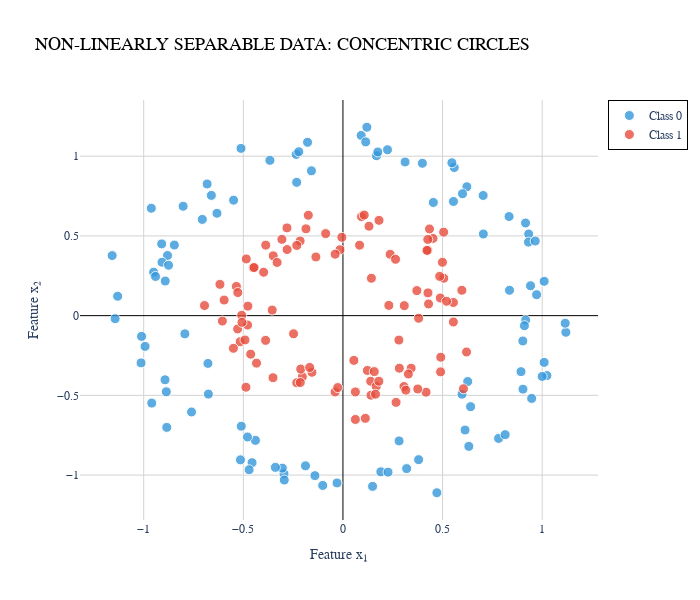

Notebook code for this chart:
### Markdown cell above
# <img src="https://github.com/CLDiego/uom_fse_dl_workshop/raw/main/figs/icons/write.svg" width="30"/> 2. The Non-Linear Wall: When Lines Don't Work
***

## The Fundamental Limitation of Linear Models

Linear models (including single neurons) can only create **linear decision boundaries**—straight lines in 2D, planes in 3D, hyperplanes in higher dimensions. But what happens when the data isn't linearly separable?

### Real-World Non-Linear Systems

Many physical and biological systems exhibit non-linear behavior:
- **Phase transitions**: Solid/liquid/gas states don't follow linear boundaries
- **Chemical kinetics**: Reaction rates often follow non-linear curves (Michaelis-Menten, Hill equations)
- **Bifurcations**: Small parameter changes can cause dramatic system transitions
- **Classification problems**: Cancer vs. healthy cells may cluster in non-linear patterns

## 2.1 The Circles Dataset: A Non-Linear Challenge
***

Let's create a dataset where one class forms a circle inside another class's ring. No straight line can separate these classes.

<img src="https://github.com/CLDiego/uom_fse_dl_workshop/raw/main/figs/icons/code.svg" width="20"/> **Exercise 5**: Generate concentric circles and attempt linear classification.

### Code cell
# Generate concentric circles dataset
np.random.seed(42)
X_circles, y_circles = make_circles(
    n_samples=200,
    noise=0.1,
    factor=0.5,  # Spacing between circles
    random_state=42
)

# Convert to PyTorch tensors
X_circles_tensor = torch.FloatTensor(X_circles)
y_circles_tensor = torch.FloatTensor(y_circles).unsqueeze(1)

print("=" * 60)
print("Circles Dataset Generated")
print("=" * 60)
print(f"Shape: {X_circles.shape} (samples × features)")
print(f"Class distribution: {np.bincount(y_circles)}")
print(f"Inner circle (Class 0): {np.sum(y_circles == 0)} samples")
print(f"Outer ring (Class 1): {np.sum(y_circles == 1)} samples")
print("=" * 60)

# Visualize the circles
plot_2d_classification(
    X_circles, y_circles,
    title="Non-Linearly Separable Data: Concentric Circles".upper(),
    show_boundary=False
)

### Figure 1 — Plotly figure (JSON) as saved in the notebook; plotly's stock layout.template omitted (floating-point values rounded to 4 significant figures)
{"data": [{"hovertemplate": "<b>Class 0</b><br>x₁=%{x:.2f}<br>x₂=%{y:.2f}<extra></extra>", "marker": {"color": "#3498db", "line": {"color": "white", "width": 1}, "opacity": 0.8, "size": 10}, "mode": "markers", "name": "Class 0", "type": "scatter", "x": [0.8936, 0.6218, -0.2323, -0.4562, -0.9501, -0.4709, 0.1486, -0.7934, 0.2818, -0.2958, 0.5585, 1.01, -0.5143, -0.8841, 0.6128, -0.4393, 0.9322, 0.5467, -0.6776, -0.1406, -0.02981, 0.3197, -0.7059, 0.1685, -0.1582, 0.3986, 0.7812, 0.8358, -0.3042, 0.9028, 1.024, 1.119, -0.3666, 0.8338, -0.6322, -0.9097, 0.9036, -1.131, -0.8463, 0.09152, 0.9719, 0.19, -1.158, 0.6317, -0.5489, -0.6753, 0.2236, -0.6605, 0.7036, 0.931, -0.1777, 0.9415, -0.2345, 0.6, -0.7599, 1.115, -0.3392, -0.5103, -0.8805, -0.2217, -0.8021, 0.12, 0.1142, 0.4714, -0.9618, -0.9081, 0.9998, -0.8753, 1.01, -0.9932, -0.892, 0.2262, -0.5116, 0.9163, 0.947, 0.3797, 0.5974, 0.9649, 0.7046, -0.893, 0.4536, -0.188, -0.479, -1.013, -1.143, -0.8865, -0.9407, 0.8141, 0.175, -0.9596, -0.6817, 0.917, -1.011, 0.9106, 0.6405, -0.1016, 0.3118, -0.2945, 0.5546, 0.626], "y": [-0.3512, 0.8083, 0.8361, -0.9221, 0.2725, -0.9666, -1.071, -0.1142, -0.7858, -0.9915, 0.9291, -0.2933, -0.9045, -0.7008, -0.7175, -0.7823, 0.5119, 0.9586, -0.2996, -1.003, -1.049, -0.9593, 0.6037, 1.003, 0.9082, 0.9555, -0.7698, 0.1589, -0.9564, -0.1588, -0.3758, -0.1045, 0.974, 0.6217, 0.6421, 0.45, -0.4611, 0.1216, 0.4426, 1.13, 0.1314, -0.9795, 0.3767, -0.8199, 0.7241, -0.4922, 1.04, 0.7542, 0.7536, 0.4612, 1.087, 0.1874, 1.011, 0.7648, -0.6042, -0.04774, -0.9515, -0.6934, 0.377, 1.028, 0.6861, 1.182, 1.09, -1.111, 0.6737, 0.335, -0.3814, 0.316, 0.2153, -0.1929, 0.2169, -0.9814, 1.049, 0.5809, -0.5192, -0.9032, -0.493, 0.468, 0.5119, -0.4024, 0.7098, -0.942, -0.7609, -0.2963, -0.01915, -0.4775, 0.2458, -0.7466, 1.027, -0.5486, 0.8258, -0.02766, -0.1301, -0.06312, -0.5708, -1.065, 0.9638, -1.031, 0.716, -0.4133]}, {"hovertemplate": "<b>Class 1</b><br>x₁=%{x:.2f}<br>x₂=%{y:.2f}<extra></extra>", "marker": {"color": "#e74c3c", "line": {"color": "white", "width": 1}, "opacity": 0.8, "size": 10}, "mode": "markers", "name": "Class 1", "type": "scatter", "x": [-0.5157, -0.1739, 0.4344, -0.2039, 0.1393, 0.2665, -0.2318, 0.283, 0.1671, -0.5285, 0.09316, -0.4786, -0.08676, -0.3499, -0.5963, 0.4885, -0.3063, -0.3875, -0.2142, 0.5542, 0.1809, 0.3796, -0.45, 0.4518, -0.03944, -0.01489, 0.2369, -0.446, 0.06235, 0.05484, 0.1069, 0.417, -0.281, -0.1357, -0.3882, 0.0834, 0.1428, -0.3981, 0.5059, 0.4258, 0.2808, 0.4908, -0.4339, 0.3423, -0.4851, 0.5542, 0.6202, -0.463, 0.1306, -0.6174, -0.355, 0.4992, -0.5348, 0.4259, -0.5276, -0.212, 0.4296, -0.6949, -0.005568, -0.4868, 0.4855, -0.248, -0.5081, 0.1226, -0.5069, -0.1558, -0.4917, -0.3304, 0.2303, -0.2149, 0.3061, 0.06239, 0.157, 0.4215, 0.1803, 0.1407, -0.02619, -0.1855, 0.1123, -0.2802, -0.351, 0.3156, 0.3709, 0.49, -0.1671, 0.3755, -0.0392, -0.5496, 0.6048, -0.6051, -0.2318, -0.4772, 0.5967, 0.5053, 0.2639, 0.3076, 0.3283, 0.4267, 0.1634, 0.5198], "y": [-0.1636, 0.6295, 0.5437, -0.3832, -0.4117, -0.5439, -0.4206, -0.3296, -0.4434, -0.08325, 0.6207, -0.05902, 0.5146, 0.3752, 0.09772, 0.1106, 0.4785, 0.4422, -0.4195, 0.0826, 0.5978, -0.01631, 0.3001, 0.4841, -0.4784, 0.4134, 0.3847, 0.3019, -0.4783, -0.2805, 0.631, -0.4799, 0.5504, 0.3681, -0.1551, 0.4419, 0.2345, 0.2721, 0.2348, 0.4097, -0.1534, -0.2608, -0.298, -0.3294, 0.3556, -0.03962, -0.228, -0.2418, 0.5609, 0.1962, 0.03484, 0.3346, 0.1832, 0.4781, 0.1447, -0.3349, 0.07334, 0.06331, 0.4912, -0.4489, 0.2463, -0.1139, 0.001934, -0.3438, -0.04182, -0.3554, -0.1526, 0.3336, 0.06438, 0.4684, -0.4443, -0.6511, -0.351, 0.4092, -0.4112, -0.4991, -0.4512, 0.5445, -0.6441, 0.4146, -0.3894, -0.4672, 0.157, -0.3526, -0.325, -0.4601, 0.3855, -0.2049, -0.4586, -0.03404, 0.4404, 0.05966, 0.1591, 0.5236, 0.3533, 0.06273, -0.3661, 0.1427, -0.4928, 0.09002]}], "layout": {"height": 600, "hovermode": "closest", "legend": {"bgcolor": "rgba(255,255,255,0.8)", "bordercolor": "black", "borderwidth": 1, "font": {"family": "Share Tech, monospace"}}, "paper_bgcolor": "white", "plot_bgcolor": "white", "title": {"font": {"color": "black", "family": "Share Tech, monospace", "size": 18}, "text": "NON-LINEARLY SEPARABLE DATA: CONCENTRIC CIRCLES"}, "width": 700, "xaxis": {"gridcolor": "lightgray", "showgrid": true, "tickfont": {"family": "Share Tech, monospace"}, "title": {"font": {"family": "Share Tech, monospace", "size": 14}, "text": "Feature x₁"}, "zeroline": true, "zerolinecolor": "black", "zerolinewidth": 1}, "yaxis": {"gridcolor": "lightgray", "showgrid": true, "tickfont": {"family": "Share Tech, monospace"}, "title": {"font": {"family": "Share Tech, monospace", "size": 14}, "text": "Feature x₂"}, "zeroline": true, "zerolinecolor": "black", "zerolinewidth": 1}}}
